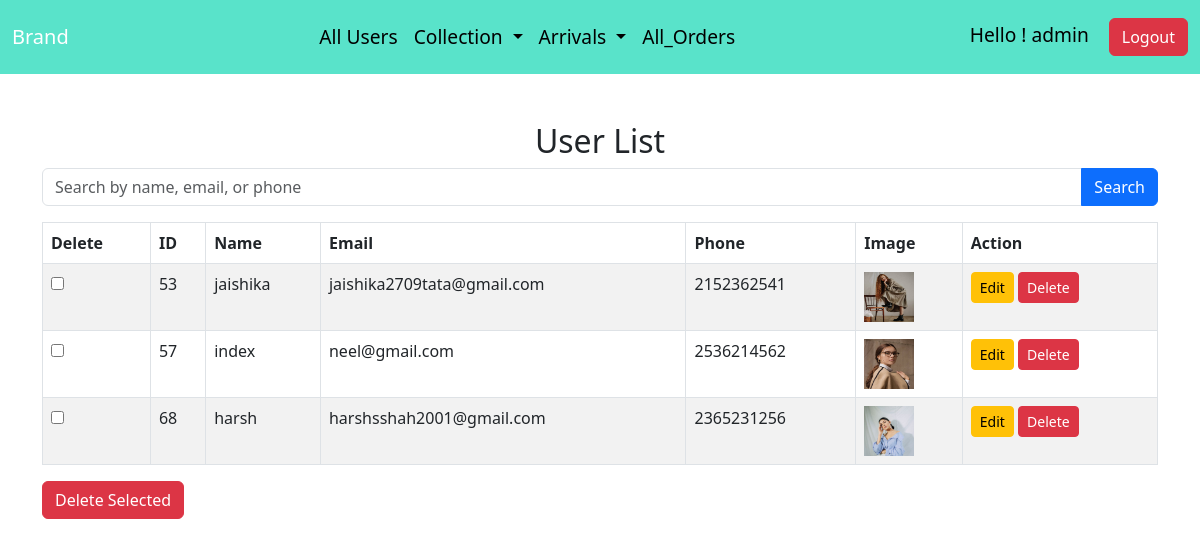
/Admin/allusers.php (signed in), run on the app's committed database.
### tables this page shows
CREATE TABLE `user_register` (
  `id` int(11) NOT NULL,
  `name` varchar(100) NOT NULL,
  `phone` varchar(15) DEFAULT NULL,
  `image` varchar(255) DEFAULT NULL,
  `email` varchar(100) NOT NULL,
  `password` varchar(255) NOT NULL,
  `created_at` datetime DEFAULT current_timestamp(),
  `otp` varchar(20) NOT NULL
);

### Admin/allusers.php (the view, shortened to what this page needs)
<?php
include("navbar.php");
include('../conn.php');
$searchQuery = "";
if ($_SERVER['REQUEST_METHOD'] === 'GET' && isset($_GET['search'])) {
    $searchQuery = mysqli_real_escape_string($conn, trim($_GET['search']));
    $sql = "SELECT * FROM user_register WHERE name LIKE '%$searchQuery%' OR email LIKE '%$searchQuery%' OR phone LIKE '%$searchQuery%'";
} else {
    $sql = "SELECT * FROM user_register";
}
$result = mysqli_query($conn, $sql);
?>
<!DOCTYPE html>
<html lang="en">
<head>
    <link href="https://cdn.jsdelivr.net/npm/bootstrap@5.3.0/dist/css/bootstrap.min.css" rel="stylesheet">
</head>
<body>
    <div class="container mt-5">
        <h2 class="text-center">User List</h2>
        <form method="GET" action="<?= htmlspecialchars($_SERVER['PHP_SELF']); ?>" class="mb-3">
            <div class="input-group">
                <input type="text" name="search" class="form-control" placeholder="Search by name, email, or phone" value="<?= htmlspecialchars($searchQuery); ?>">
                <button type="submit" class="btn btn-primary">Search</button>
            </div>
        </form>
        <form method="POST" action="<?= htmlspecialchars($_SERVER['PHP_SELF']); ?>">
            <table class="table table-bordered table-striped">
                <thead>
                    <tr>
                        <th>Delete</th>
                        <th>ID</th>
                        <th>Name</th>
                        <th>Email</th>
                        <th>Phone</th>
                        <th>Image</th>
                        <th>Action</th>
                    </tr>
                </thead>
                <tbody>
                    <?php if (mysqli_num_rows($result) > 0): ?>
                        <?php while ($row = mysqli_fetch_assoc($result)): ?>
                            <tr>
                                <td><input type="checkbox" name="user_ids[]" value="<?= $row['id']; ?>"></td>
                                <td><?= $row['id']; ?></td>
                                <td><?= htmlspecialchars($row["name"]); ?></td>
                                <td><?= htmlspecialchars($row["email"]); ?></td>
                                <td><?= htmlspecialchars($row["phone"]); ?></td>
                                <td>
                                    <img src='../uploads/<?= htmlspecialchars($row['image']); ?>' alt='User Image' style='width: 50px; height: 50px;'>
                                </td>
                                <td>
                                    <a href='edit_user.php?id=<?= $row['id']; ?>' class='btn btn-sm btn-warning'>Edit</a>
                                    <a href='delete_user.php?id=<?= $row['id']; ?>' class='btn btn-sm btn-danger'>Delete</a>
                                </td>
                            </tr>
                        <?php endwhile; ?>
                    <?php else: ?>
                        <tr>
                            <td colspan="7" class="text-center">No users found</td>
                        </tr>
                    <?php endif; ?>
                </tbody>
            </table>
            <button type="submit" name="delete_selected" class="btn btn-danger">Delete Selected</button>
        </form>
    </div>
</body>
</html>

### data on the page
user_register: id "53", name "jaishika", email "jaishika2709tata@gmail.com", phone "2152362541", image (picture)
user_register: id "57", name "index", email "neel@gmail.com", phone "2536214562", image (picture)
user_register: id "68", name "harsh", email "harshsshah2001@gmail.com", phone "2365231256", image (picture)

### other printed values
$name "admin"
